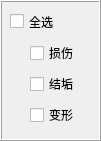
     <widget class="QFrame" name="frame_12">
      <property name="geometry">
       <rect>
        <x>900</x>
        <y>70</y>
        <width>101</width>
        <height>141</height>
       </rect>
      </property>
      <property name="frameShape">
       <enum>QFrame::Box</enum>
      </property>
      <property name="frameShadow">
       <enum>QFrame::Raised</enum>
      </property>
      <widget class="QCheckBox" name="checkBox_4">
       <property name="geometry">
        <rect>
         <x>10</x>
         <y>10</y>
         <width>61</width>
         <height>23</height>
        </rect>
       </property>
       <property name="styleSheet">
        <string notr="true">font: 12pt &quot;黑体&quot;;</string>
       </property>
       <property name="text">
        <string>全选</string>
       </property>
      </widget>
      <widget class="QWidget" name="layoutWidget_10">
       <property name="geometry">
        <rect>
         <x>30</x>
         <y>40</y>
         <width>54</width>
         <height>91</height>
        </rect>
       </property>
       <layout class="QGridLayout" name="gridLayout_18">
        <item row="0" column="0">
         <widget class="QCheckBox" name="checkBox">
          <property name="text">
           <string>损伤</string>
          </property>
         </widget>
        </item>
        <item row="1" column="0">
         <widget class="QCheckBox" name="checkBox_2">
          <property name="text">
           <string>结垢</string>
          </property>
         </widget>
        </item>
        <item row="2" column="0">
         <widget class="QCheckBox" name="checkBox_3">
          <property name="text">
           <string>变形</string>
          </property>
         </widget>
        </item>
       </layout>
      </widget>
     </widget>
